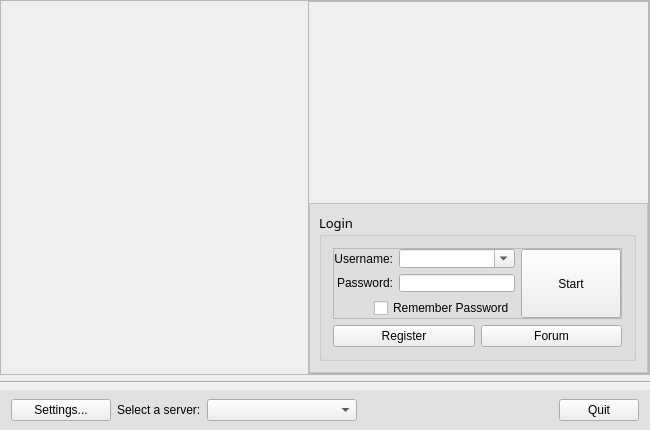
<?xml version="1.0" encoding="UTF-8"?>
<ui version="4.0">
 <class>MainWidget</class>
 <widget class="QWidget" name="MainWidget">
  <property name="geometry">
   <rect>
    <x>0</x>
    <y>0</y>
    <width>650</width>
    <height>430</height>
   </rect>
  </property>
  <property name="sizePolicy">
   <sizepolicy hsizetype="Preferred" vsizetype="Preferred">
    <horstretch>0</horstretch>
    <verstretch>0</verstretch>
   </sizepolicy>
  </property>
  <property name="minimumSize">
   <size>
    <width>0</width>
    <height>0</height>
   </size>
  </property>
  <property name="maximumSize">
   <size>
    <width>16777215</width>
    <height>16777215</height>
   </size>
  </property>
  <property name="font">
   <font>
    <family>Tahoma,9pt SimSun,9pt 宋体</family>
    <pointsize>10</pointsize>
    <weight>50</weight>
    <italic>false</italic>
    <bold>false</bold>
   </font>
  </property>
  <property name="windowTitle">
   <string>TOPLauncher</string>
  </property>
  <property name="styleSheet">
   <string notr="true">* {
  font: 10pt &quot;Tahoma&quot;, 9pt &quot;SimSun&quot;,  9pt &quot;宋体&quot;;
}

QFrame#frameLogin {
  background-color: rgba(211, 211, 211, 128);
}

QFrame#frameBottom {
  background-color: rgba(211, 211, 211, 128);
}</string>
  </property>
  <property name="locale">
   <locale language="English" country="UnitedStates"/>
  </property>
  <layout class="QVBoxLayout" name="verticalLayout_2">
   <property name="leftMargin">
    <number>0</number>
   </property>
   <property name="topMargin">
    <number>0</number>
   </property>
   <property name="rightMargin">
    <number>0</number>
   </property>
   <property name="bottomMargin">
    <number>0</number>
   </property>
   <item>
    <widget class="QFrame" name="frame_2">
     <property name="locale">
      <locale language="Chinese" country="China"/>
     </property>
     <property name="frameShape">
      <enum>QFrame::StyledPanel</enum>
     </property>
     <property name="frameShadow">
      <enum>QFrame::Raised</enum>
     </property>
     <layout class="QHBoxLayout" name="horizontalLayout_5">
      <property name="leftMargin">
       <number>0</number>
      </property>
      <property name="topMargin">
       <number>0</number>
      </property>
      <property name="rightMargin">
       <number>0</number>
      </property>
      <property name="bottomMargin">
       <number>0</number>
      </property>
      <item>
       <widget class="QWidget" name="widget_2" native="true">
        <property name="sizePolicy">
         <sizepolicy hsizetype="Expanding" vsizetype="Preferred">
          <horstretch>0</horstretch>
          <verstretch>0</verstretch>
         </sizepolicy>
        </property>
       </widget>
      </item>
      <item>
       <widget class="QFrame" name="frame_4">
        <property name="frameShape">
         <enum>QFrame::StyledPanel</enum>
        </property>
        <property name="frameShadow">
         <enum>QFrame::Raised</enum>
        </property>
        <layout class="QVBoxLayout" name="verticalLayout_5">
         <property name="leftMargin">
          <number>0</number>
         </property>
         <property name="topMargin">
          <number>0</number>
         </property>
         <property name="rightMargin">
          <number>0</number>
         </property>
         <property name="bottomMargin">
          <number>0</number>
         </property>
         <item>
          <widget class="QWidget" name="widget" native="true"/>
         </item>
         <item>
          <widget class="QFrame" name="frameLogin">
           <property name="maximumSize">
            <size>
             <width>16777215</width>
             <height>170</height>
            </size>
           </property>
           <property name="frameShape">
            <enum>QFrame::StyledPanel</enum>
           </property>
           <property name="frameShadow">
            <enum>QFrame::Raised</enum>
           </property>
           <layout class="QHBoxLayout" name="horizontalLayout_7">
            <property name="leftMargin">
             <number>9</number>
            </property>
            <property name="topMargin">
             <number>9</number>
            </property>
            <item>
             <widget class="QGroupBox" name="groupLogin">
              <property name="minimumSize">
               <size>
                <width>300</width>
                <height>0</height>
               </size>
              </property>
              <property name="maximumSize">
               <size>
                <width>400</width>
                <height>150</height>
               </size>
              </property>
              <property name="font">
               <font>
                <family>Tahoma,9pt SimSun,9pt 宋体</family>
                <pointsize>10</pointsize>
                <weight>50</weight>
                <italic>false</italic>
                <bold>false</bold>
               </font>
              </property>
              <property name="title">
               <string>Login</string>
              </property>
              <layout class="QVBoxLayout" name="verticalLayout_6">
               <item>
                <widget class="QFrame" name="frame_3">
                 <property name="frameShape">
                  <enum>QFrame::StyledPanel</enum>
                 </property>
                 <property name="frameShadow">
                  <enum>QFrame::Raised</enum>
                 </property>
                 <layout class="QHBoxLayout" name="horizontalLayout_4">
                  <property name="leftMargin">
                   <number>0</number>
                  </property>
                  <property name="topMargin">
                   <number>0</number>
                  </property>
                  <property name="rightMargin">
                   <number>0</number>
                  </property>
                  <property name="bottomMargin">
                   <number>0</number>
                  </property>
                  <item>
                   <layout class="QVBoxLayout" name="verticalLayout_4">
                    <item>
                     <layout class="QHBoxLayout" name="horizontalLayout">
                      <item>
                       <layout class="QVBoxLayout" name="verticalLayout_3">
                        <item>
                         <widget class="QLabel" name="labelUsername">
                          <property name="locale">
                           <locale language="English" country="UnitedStates"/>
                          </property>
                          <property name="text">
                           <string>Username:</string>
                          </property>
                          <property name="alignment">
                           <set>Qt::AlignRight|Qt::AlignTrailing|Qt::AlignVCenter</set>
                          </property>
                         </widget>
                        </item>
                        <item>
                         <widget class="QLabel" name="labelPassword">
                          <property name="locale">
                           <locale language="English" country="UnitedStates"/>
                          </property>
                          <property name="text">
                           <string>Password:</string>
                          </property>
                          <property name="alignment">
                           <set>Qt::AlignRight|Qt::AlignTrailing|Qt::AlignVCenter</set>
                          </property>
                         </widget>
                        </item>
                       </layout>
                      </item>
                      <item>
                       <layout class="QVBoxLayout" name="verticalLayout">
                        <item>
                         <widget class="QComboBox" name="comboUsername">
                          <property name="locale">
                           <locale language="English" country="UnitedStates"/>
                          </property>
                          <property name="editable">
                           <bool>true</bool>
                          </property>
                         </widget>
                        </item>
                        <item>
                         <widget class="QLineEdit" name="editPassword">
                          <property name="locale">
                           <locale language="English" country="UnitedStates"/>
                          </property>
                          <property name="maxLength">
                           <number>64</number>
                          </property>
                          <property name="echoMode">
                           <enum>QLineEdit::Password</enum>
                          </property>
                          <property name="clearButtonEnabled">
                           <bool>true</bool>
                          </property>
                         </widget>
                        </item>
                       </layout>
                      </item>
                     </layout>
                    </item>
                    <item>
                     <layout class="QHBoxLayout" name="horizontalLayout_3">
                      <item>
                       <spacer name="horizontalSpacer_2">
                        <property name="orientation">
                         <enum>Qt::Horizontal</enum>
                        </property>
                        <property name="sizeHint" stdset="0">
                         <size>
                          <width>40</width>
                          <height>20</height>
                         </size>
                        </property>
                       </spacer>
                      </item>
                      <item>
                       <widget class="QCheckBox" name="chkRememberPasswd">
                        <property name="locale">
                         <locale language="English" country="UnitedStates"/>
                        </property>
                        <property name="text">
                         <string>Remember Password</string>
                        </property>
                       </widget>
                      </item>
                     </layout>
                    </item>
                   </layout>
                  </item>
                  <item>
                   <widget class="QPushButton" name="btnLogin">
                    <property name="sizePolicy">
                     <sizepolicy hsizetype="Minimum" vsizetype="Preferred">
                      <horstretch>0</horstretch>
                      <verstretch>0</verstretch>
                     </sizepolicy>
                    </property>
                    <property name="minimumSize">
                     <size>
                      <width>100</width>
                      <height>0</height>
                     </size>
                    </property>
                    <property name="locale">
                     <locale language="English" country="UnitedStates"/>
                    </property>
                    <property name="text">
                     <string>Start</string>
                    </property>
                   </widget>
                  </item>
                 </layout>
                </widget>
               </item>
               <item>
                <layout class="QHBoxLayout" name="horizontalLayout_6">
                 <item>
                  <widget class="QPushButton" name="btnRegister">
                   <property name="locale">
                    <locale language="English" country="UnitedStates"/>
                   </property>
                   <property name="text">
                    <string>Register</string>
                   </property>
                  </widget>
                 </item>
                 <item>
                  <widget class="QPushButton" name="btnOpenForum">
                   <property name="locale">
                    <locale language="English" country="UnitedStates"/>
                   </property>
                   <property name="text">
                    <string>Forum</string>
                   </property>
                  </widget>
                 </item>
                </layout>
               </item>
              </layout>
             </widget>
            </item>
           </layout>
          </widget>
         </item>
        </layout>
       </widget>
      </item>
     </layout>
    </widget>
   </item>
   <item>
    <widget class="Line" name="line">
     <property name="orientation">
      <enum>Qt::Horizontal</enum>
     </property>
    </widget>
   </item>
   <item>
    <widget class="QFrame" name="frameBottom">
     <property name="maximumSize">
      <size>
       <width>16777215</width>
       <height>40</height>
      </size>
     </property>
     <property name="font">
      <font>
       <family>Tahoma,9pt SimSun,9pt 宋体</family>
       <pointsize>10</pointsize>
       <weight>50</weight>
       <italic>false</italic>
       <bold>false</bold>
      </font>
     </property>
     <property name="frameShape">
      <enum>QFrame::NoFrame</enum>
     </property>
     <property name="frameShadow">
      <enum>QFrame::Raised</enum>
     </property>
     <layout class="QHBoxLayout" name="horizontalLayout_2">
      <property name="sizeConstraint">
       <enum>QLayout::SetDefaultConstraint</enum>
      </property>
      <property name="topMargin">
       <number>0</number>
      </property>
      <property name="bottomMargin">
       <number>0</number>
      </property>
      <item>
       <widget class="QPushButton" name="btnSettings">
        <property name="minimumSize">
         <size>
          <width>100</width>
          <height>0</height>
         </size>
        </property>
        <property name="text">
         <string>Settings...</string>
        </property>
       </widget>
      </item>
      <item>
       <widget class="QLabel" name="labelChooseServer">
        <property name="text">
         <string>Select a server:</string>
        </property>
       </widget>
      </item>
      <item>
       <widget class="QComboBox" name="comboServer">
        <property name="minimumSize">
         <size>
          <width>150</width>
          <height>0</height>
         </size>
        </property>
       </widget>
      </item>
      <item>
       <spacer name="horizontalSpacer">
        <property name="orientation">
         <enum>Qt::Horizontal</enum>
        </property>
        <property name="sizeHint" stdset="0">
         <size>
          <width>40</width>
          <height>20</height>
         </size>
        </property>
       </spacer>
      </item>
      <item>
       <widget class="QPushButton" name="btnExit">
        <property name="text">
         <string>Quit</string>
        </property>
       </widget>
      </item>
     </layout>
    </widget>
   </item>
  </layout>
 </widget>
 <layoutdefault spacing="6" margin="11"/>
 <resources>
  <include location="TOPLauncher.qrc"/>
 </resources>
 <connections/>
</ui>
